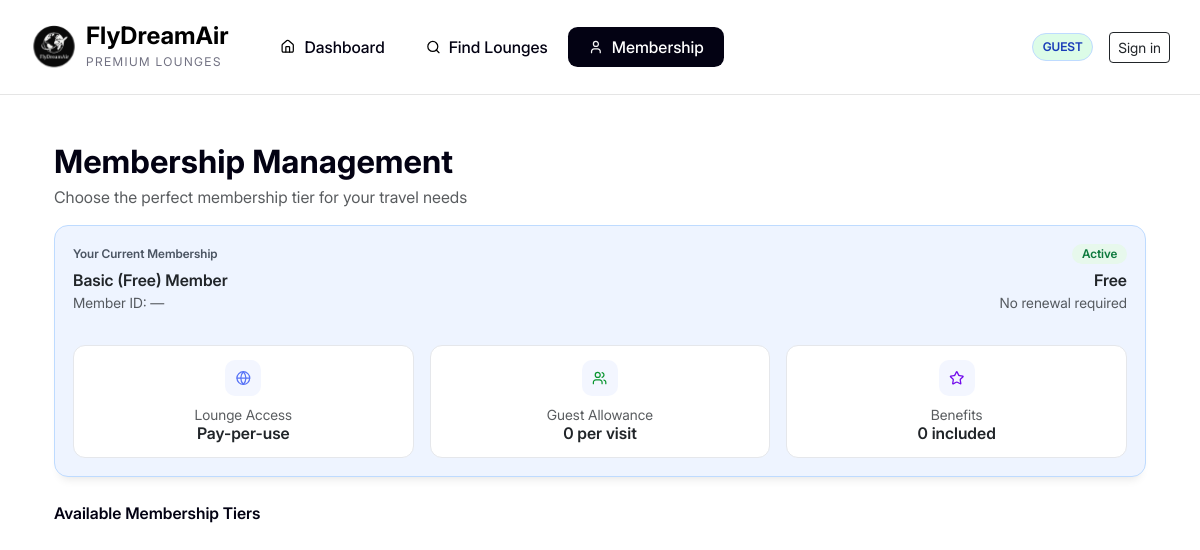
The page /?r=memberships on the database as committed earlier.
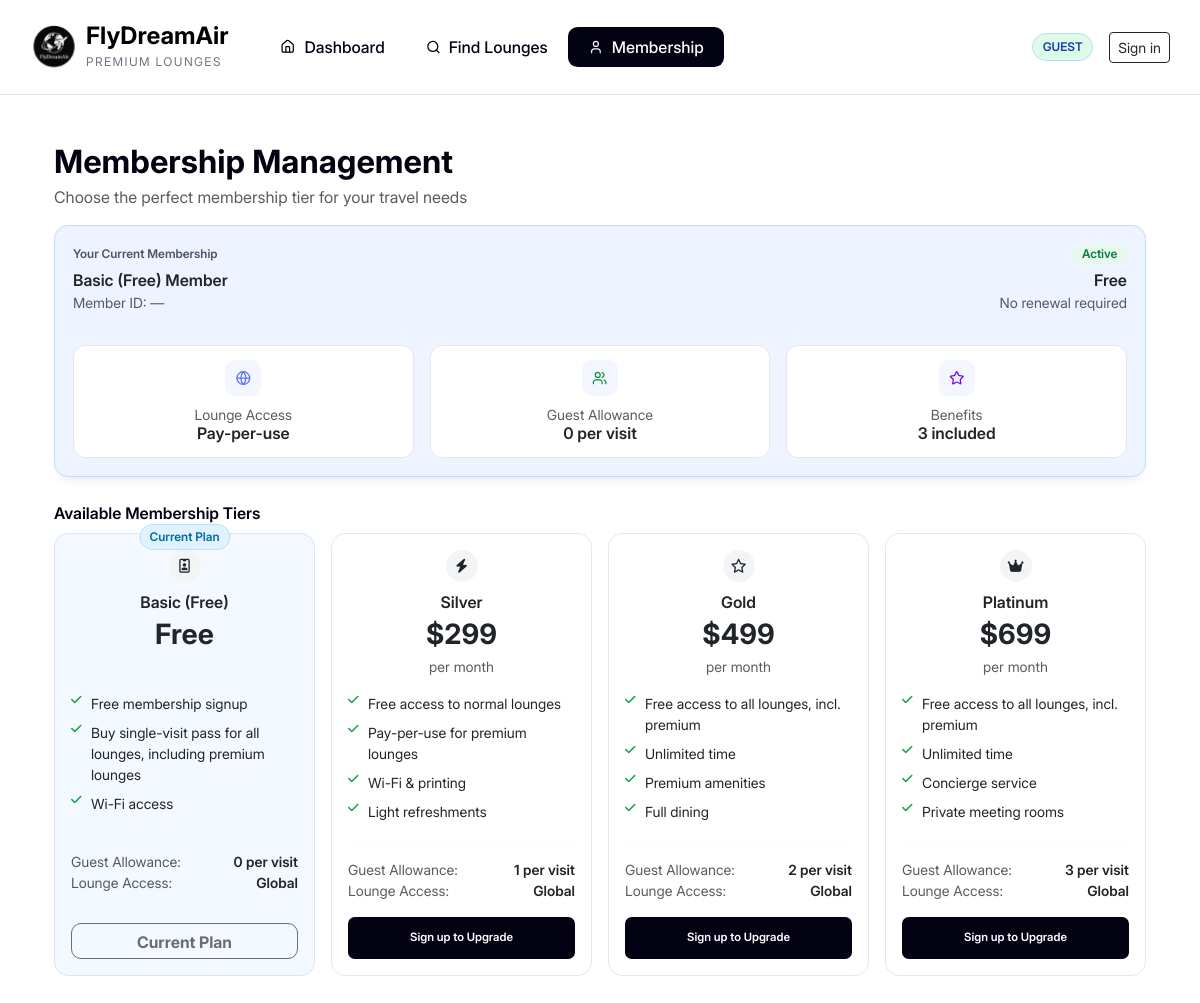
The same page on the database as committed later.
### tables this page shows
CREATE TABLE `membership_plans` (
  `id` bigint(20) UNSIGNED NOT NULL,
  `slug` varchar(40) NOT NULL,
  `name` varchar(80) NOT NULL,
  `monthly_fee_usd` decimal(10,2) NOT NULL,
  `guest_allowance` int(10) UNSIGNED NOT NULL DEFAULT 0,
  `normal_access` enum('pay_per_use','free') NOT NULL DEFAULT 'pay_per_use',
  `premium_access` enum('pay_per_use','free') NOT NULL DEFAULT 'pay_per_use',
  `benefits_json` longtext DEFAULT NULL CHECK (json_valid(`benefits_json`)),
  `created_at` datetime NOT NULL DEFAULT current_timestamp(),
  `updated_at` datetime NOT NULL DEFAULT current_timestamp() ON UPDATE current_timestamp()
);

### app/Helpers.php (called while the page is built, shortened)
<?php
function view($template, $data = []) {
  extract($data);
  $layout = $layout ?? 'main';
  require __DIR__ . "/Views/layouts/{$layout}.php";
}
function base_href($route = '') {
  $base = '';
  if (!empty($_SERVER['HTTP_HOST'])) {
    $scheme = (!empty($_SERVER['HTTPS']) && $_SERVER['HTTPS'] !== 'off') ? 'https' : 'http';
    $base = $scheme . '://' . $_SERVER['HTTP_HOST'] . rtrim(dirname($_SERVER['SCRIPT_NAME']), '/');
  }
  return $base . '/' . ($route ? ('?r=' . $route) : '');
}
function current_user(): ?array {
  return $_SESSION['user'] ?? null;
}

### app/Controllers/BaseController.php (called while the page is built)
<?php
class BaseController {
  protected function render(string $template, string $title, string $layout = 'main', array $data = []): void {
    $templateVar = $template;
    $vars = array_merge($data, [
      'title'    => $title,
      'layout'   => $layout,
      'template' => $templateVar,
    ]);
    view($template, $vars);
  }
}

### app/Controllers/MembershipController.php (called while the page is built, shortened)
<?php
require_once __DIR__ . '/../Models/Membership.php';
class MembershipController extends BaseController
{
    public function index()
    {
        $plans    = Membership::allPlans();
        $user     = current_user();
        $current  = null;
        $currSlug = 'basic';
        if (!$current && isset($plans['basic'])) {
            $current  = $plans['basic'];
            $currSlug = 'basic';
        }
        $this->render('memberships', 'Memberships', 'main', [
            'plans'    => $plans,
            'current'  => $current,
            'user'     => $user,
            'currSlug' => $currSlug,
        ]);
    }
}

### app/Router.php (called while the page is built, shortened)
<?php
require_once __DIR__ . '/Helpers.php';
require_once __DIR__ . '/Controllers/BaseController.php';
$r = $_GET['r'] ?? 'welcome';
$routes = [
  'welcome'     => 'WelcomeController@index',
  'auth'        => 'AuthController@index',
  'signin'      => 'AuthController@signin',
  'signup'      => 'AuthController@signup',
  'signout'     => 'AuthController@signout',
  'dashboard'   => 'DashboardController@index',
  'find'        => 'LoungeController@index',
  'bookings'    => 'BookingController@index',
  'flight_lookup'   => 'BookingController@flightLookup',
  'booking_quote'   => 'BookingController@quote',
  'booking_store'   => 'BookingController@store',
  'booking_cancel'  => 'BookingController@cancel',
  'qr'              => 'BookingController@qr',
  'qr_img'              => 'BookingController@qrImg',
  'slots'           => 'BookingController@slots',
  'memberships' => 'MembershipController@index',
  'membership_upgrade' => 'MembershipController@upgrade',
  'profile'     => 'ProfileController@index',
  'profile_update'   => 'ProfileController@update',
  'profile_password' => 'ProfileController@password',
  'profile_prefs'    => 'ProfileController@preferences',
  'forgot'      => 'PasswordController@request',
  'forgot_done' => 'PasswordController@sent',
];
list($controller, $method) = explode('@', $routes[$r]);
$instance = new $controller();
$instance->$method();

### public/index.php (called while the page is built)
<?php require_once __DIR__ . '/../app/Router.php';

### config/database.php (called while the page is built, shortened)
<?php
function db(): PDO {
  $envPath = __DIR__ . '/../.env';
  $env = file_exists($envPath) ? parse_ini_file($envPath, false, INI_SCANNER_TYPED) : [];
  $host = $env['DB_HOST'] ?? '127.0.0.1';
  $port = $env['DB_PORT'] ?? 3306;
  $db   = $env['DB_DATABASE'] ?? 'flydreamair';
  $user = $env['DB_USERNAME'] ?? 'root';
  $pass = $env['DB_PASSWORD'] ?? '';
  $dsn = "mysql:host={$host};port={$port};dbname={$db};charset=utf8mb4";
  $pdo = new PDO($dsn, $user, $pass, [
    PDO::ATTR_ERRMODE => PDO::ERRMODE_EXCEPTION,
    PDO::ATTR_DEFAULT_FETCH_MODE => PDO::FETCH_ASSOC,
  ]);
  return $pdo;
}

### app/Models/Model.php (called while the page is built)
<?php
require_once __DIR__ . '/../../config/database.php';
abstract class Model {
  protected static function db(): PDO {
    return db();
  }
}

### app/Models/Membership.php (called while the page is built, shortened)
<?php
require_once __DIR__ . '/Model.php';
class Membership extends Model
{
    public static function allPlans(): array
    {
        $sql  = "SELECT id, slug, name, monthly_fee_usd, guest_allowance,
                        normal_access, premium_access, benefits_json
                 FROM membership_plans
                 ORDER BY monthly_fee_usd ASC";
        $rows = self::db()->query($sql)->fetchAll();
        $bySlug = [];
        foreach ($rows as $r) {
            $r['slug'] = strtolower($r['slug'] ?? 'basic');
            $r['benefits'] = [];
            if (!empty($r['benefits_json'])) {
                $arr = json_decode($r['benefits_json'], true);
                if (is_array($arr)) {
                    $r['benefits'] = $arr;
                }
            }
            $bySlug[$r['slug']] = $r;
        }
        return $bySlug;
    }
}

### app/Views/pages/memberships.php (the view, shortened to what the rows shown need)
<?php
$plans    = $plans    ?? [];
$current  = $current  ?? null;
$user     = $user     ?? null;
$isGuest  = !$user;
$currSlug = isset($currSlug)
  ? strtolower($currSlug)
  : strtolower($current['slug'] ?? 'basic');
$fmtPrice = fn($p) => (float)$p > 0 ? ('$' . number_format((float)$p, 0)) : 'Free';
?>
<div class="container py-4">
  <div class="mb-3">
    <h2 class="fw-bold mb-1">Membership Management</h2>
  </div>
  <div class="card member-current mb-4">
    <div class="card-body">
      <div class="d-flex justify-content-between align-items-center flex-wrap gap-2">
        <div class="fw-semibold"><?= htmlspecialchars($current['name'] ?? 'Basic (Free)') ?> Member</div>
        <div class="fw-semibold"><?= $fmtPrice($current['monthly_fee_usd'] ?? 0) ?></div>
      </div>
      <div class="row g-3 mt-3">
        <div class="col-12 col-md-4">
          <div class="member-tile vcenter">
            <div class="tile-lines">
              <div class="small text-muted">Guest Allowance</div>
              <div class="fw-semibold"><?= (int)($current['guest_allowance'] ?? 0) ?> per visit</div>
            </div>
          </div>
        </div>
      </div>
    </div>
  </div>
  <div class="row g-3 mb-4">
    <?php foreach ($plans as $slug => $p): ?>
      <?php
        $slugLower = strtolower($slug);
        $isCurrent = ($slugLower === $currSlug);
        $price     = $fmtPrice($p['monthly_fee_usd']);
      ?>
      <div class="col-12 col-md-6 col-xl-3">
        <div class="card tier-card h-100 position-relative <?= $isCurrent ? 'current' : '' ?>">
          <?php if ($isCurrent): ?>
            <span class="pill-current pill-centered">Current Plan</span>
          <?php endif; ?>
          <div class="card-body d-flex flex-column align-items-stretch">
            <div class="tier-top text-center">
              <span class="ico-circle mb-2">
                <?php if ($slugLower==='silver'): ?><i class="fa-solid fa-bolt"></i>
                <?php elseif ($slugLower==='gold'): ?><i class="fa-regular fa-star"></i>
                <?php elseif ($slugLower==='platinum'): ?><i class="fa-solid fa-crown"></i>
                <?php else: ?><i class="fa-regular fa-id-badge"></i><?php endif; ?>
              </span>
              <div class="fw-semibold"><?= htmlspecialchars($p['name']) ?></div>
              <div class="h3 fw-bold my-1"><?= $price ?></div>
              <div class="text-muted small mb-3"><?= (float)$p['monthly_fee_usd'] > 0 ? 'per month' : '&nbsp;' ?></div>
            </div>
            <ul class="member-list small">
              <?php foreach (array_slice($p['benefits'] ?? [], 0, 6) as $b): ?>
                <li><?= htmlspecialchars($b) ?></li>
              <?php endforeach; ?>
            </ul>
            <hr class="tier-sep">
            <div class="small">
              <div class="d-flex justify-content-between">
                <span class="text-muted">Guest Allowance:</span>
                <span class="fw-semibold"><?= (int)$p['guest_allowance'] ?> per visit</span>
              </div>
              <div class="d-flex justify-content-between">
                <span class="text-muted">Lounge Access:</span>
                <span class="fw-semibold">Global</span>
              </div>
            </div>
            <div class="mt-auto pt-3">
              <?php if ($isCurrent): ?>
                <button class="btn btn-disabled w-100" disabled>Current Plan</button>
              <?php else: ?>
                <?php if ($isGuest): ?>
                  <a class="btn btn-fda btn-fda-primary w-100" href="<?= base_href('welcome') ?>">Sign up to Upgrade</a>
                <?php endif; ?>
              <?php endif; ?>
            </div>
          </div>
        </div>
      </div>
    <?php endforeach; ?>
  </div>
</div>

Rows that differ between the two databases and show on the page:
added membership_plans: name "Basic (Free)", monthly_fee_usd "Free", guest_allowance "0", shows "Current Plan", b "Free membership signup", b "Buy single-visit pass for all lounges, including premium lounges", b "Wi-Fi access"
added membership_plans: name "Silver", monthly_fee_usd "$299", shows "per month", b "Free access to normal lounges", b "Pay-per-use for premium lounges", b "Wi-Fi & printing", b "Light refreshments", guest_allowance "1"
added membership_plans: name "Gold", monthly_fee_usd "$499", shows "per month", b "Free access to all lounges, incl. premium", b "Unlimited time", b "Premium amenities", b "Full dining", guest_allowance "2"
added membership_plans: name "Platinum", monthly_fee_usd "$699", shows "per month", b "Free access to all lounges, incl. premium", b "Unlimited time", b "Concierge service", b "Private meeting rooms", guest_allowance "3"
Other text that changed with them:
count($current['benefits']): (not shown) → "3"
$current['name']: "Basic (Free)" → (not shown)
$fmtPrice($current['monthly_fee_usd'] ?? 0): "Free" → (not shown)
$current['guest_allowance']: "0" → (not shown)
text no longer shown: "0"
